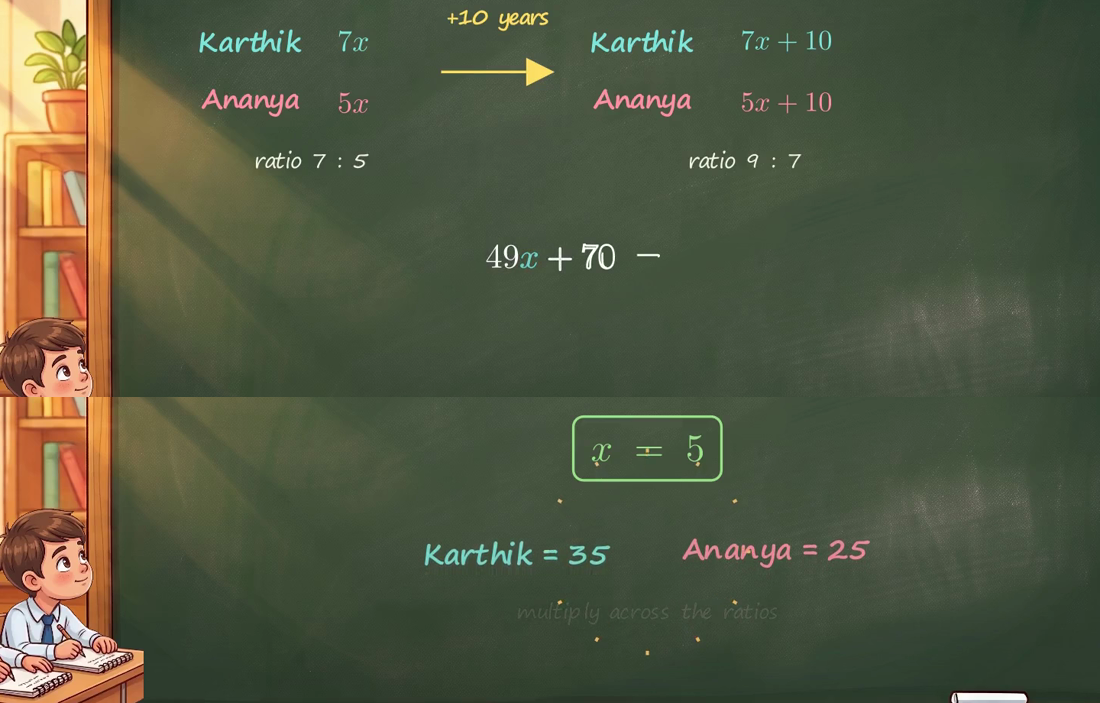
#> input picture Story-Mode-Manim-Videos/VIDEO4_NAMES.png, 1100 x 703 px
$ python _sheet.py ../CHAPTER2_TITLE_CARDS.png ../VIDEO4_NAMES.png 5 ../VIDEO4_NAMES.png
#> lines starting #> are read from the running program, lines starting #| are printed output that depends on the picture
"""Tile stills at the real 640x360 delivery size: python _sheet.py <dir> <out.png> [cols] [glob]"""
import sys, glob
from pathlib import Path
from PIL import Image
d, out = sys.argv[1], sys.argv[2]
cols = int(sys.argv[3]) if len(sys.argv) > 3 else 2
pat = sys.argv[4] if len(sys.argv) > 4 else "*.png"
files = sorted(glob.glob(str(Path(d) / pat)))
W, H = 800, 450
rows = (len(files) + cols - 1) // cols
sheet = Image.new("RGB", (W * cols, H * rows), "black")
#> sheet: PIL image 4000x450 RGB; every value is 0
for i, f in enumerate(files):
    im = Image.open(f).convert("RGB").resize((W, H), Image.LANCZOS)
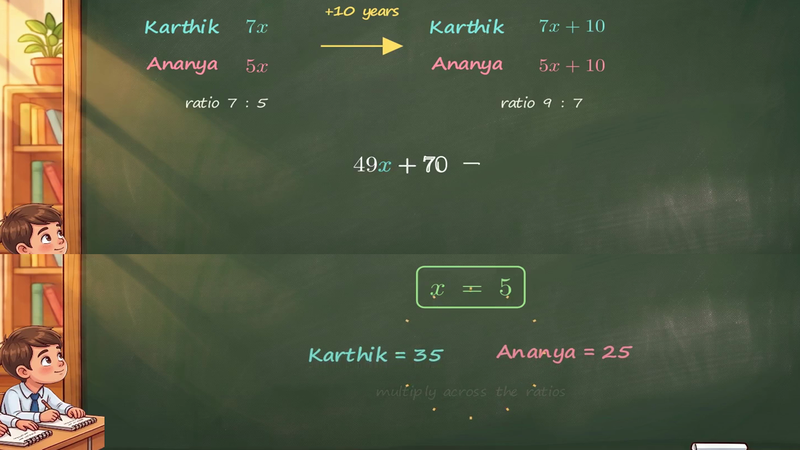
#> im: PIL image 800x450 RGB; mean R, G, B 82.9, 87.5, 64.5
    sheet.paste(im, ((i % cols) * W, (i // cols) * H))
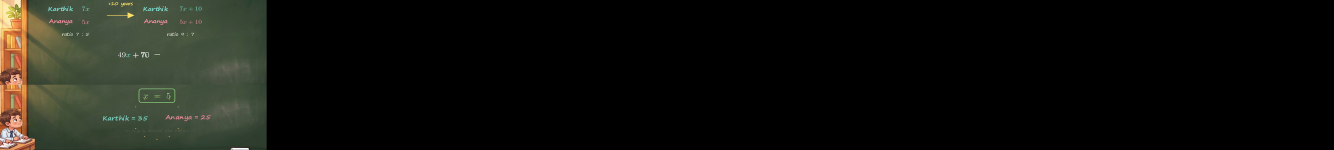
#> sheet: PIL image 4000x450 RGB (shown at 1/3 size); mean R, G, B 16.6, 17.5, 12.9
sheet.save(out)
print(len(files), "->", out, sheet.size)
#| 1 -> ../VIDEO4_NAMES.png (4000, 450)
